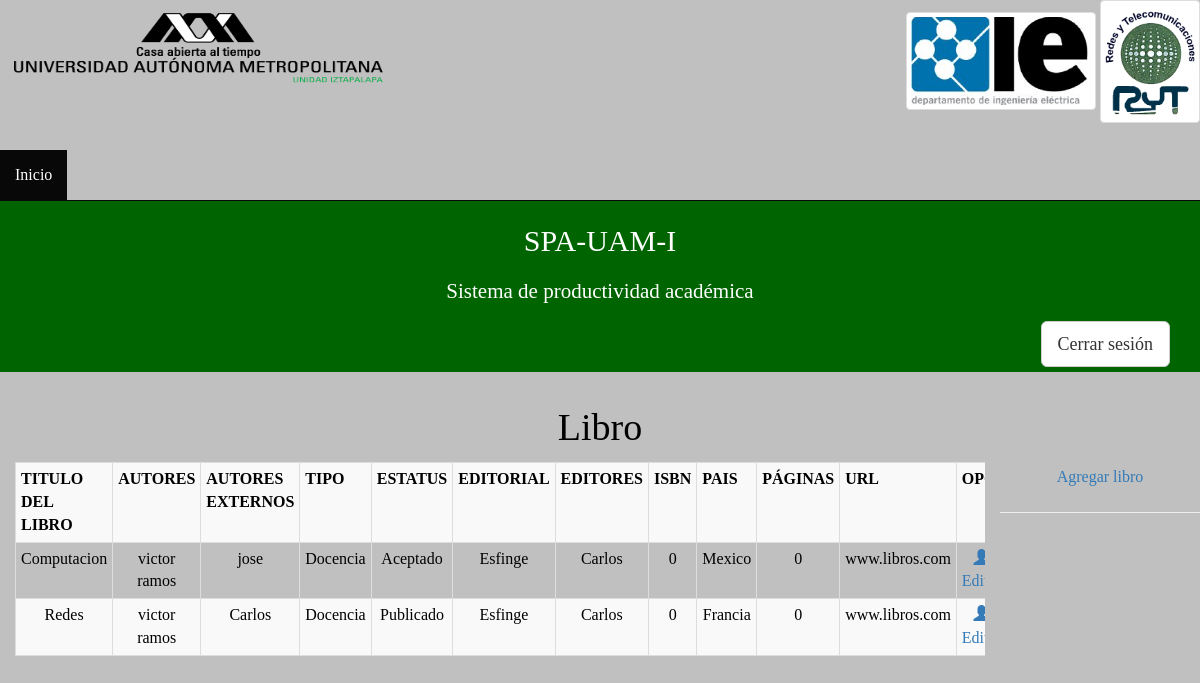
The app's page /index.php/principal_libro/libro with its own data.
### tables this page shows
CREATE TABLE `libro` (
  `id_libro` int(10) NOT NULL,
  `título_del_libro` varchar(100) NOT NULL,
  `autores` varchar(300) NOT NULL,
  `autoresExternos` varchar(500) DEFAULT NULL,
  `tipo` varchar(15) NOT NULL,
  `estatus` varchar(10) NOT NULL,
  `editorial` varchar(50) NOT NULL,
  `editores` varchar(100) NOT NULL,
  `ISBN` int(13) NOT NULL,
  `año` int(5) NOT NULL,
  `país` varchar(30) NOT NULL,
  `páginas` int(10) DEFAULT NULL,
  `URL` varchar(200) NOT NULL
);

### application/controllers/principal_libro.php (called while the page is built, shortened)
<?php
class Principal_Libro extends CI_Controller
{
	function __construct()
	{
		$this->load->model("principal_libro_model");
	}
	public function libro(){
		$Libros = $this->principal_libro_model->getLibros();
		$this->load->view("head/head2");
    	$this->load->view("header/headerMenu");
    	$this->load->view("formularios_libro/tabla_libro", compact("Libros"));
    	$this->load->view("plantilla/footer2");
	}
}
?>

### index.php (called while the page is built, shortened)
<?php
require_once BASEPATH.'core/CodeIgniter.php';

### application/models/principal_libro_model.php (called while the page is built, shortened)
<?php
class Principal_Libro_Model extends CI_Model
{
	public function getLibros(){
		return $this->db->query("SELECT * FROM libro")->result();
	}
}
?>

### application/views/formularios_libro/tabla_libro.php (the view, shortened to what this page needs)
<section class="jumbotron">
  <div class="container">
   <h1 class="titulo">SPA-UAM-I</h1>
   <p>Sistema de productividad académica</p>
    <div class="col-md-17 text-right" >
       <a href="<?= base_url()?>inicio"><button class="btn btn-default btn-lg" type="button" class="botonEntrar"> Cerrar sesión </button></a>
 </div>
  </div>
 </section>
<body>
	<h2>Libro</h2>
	 <a href="<?= base_url()?>principal_libro/"> Agregar libro</a>
	<div class="col-lg-10">
	<div class="table-responsive">
		<table border="1" class="table table-striped table-bordered table-hover table-condensed" class=".table-hover">
			<tr>
			<th>TITULO DEL LIBRO</th>
			<th>AUTORES</th>
			<th>AUTORES EXTERNOS</th>
			<th>TIPO</th>
			<th>ESTATUS</th>
			<th>EDITORIAL</th>
			<th>EDITORES</th>
			<th>ISBN</th>
			<th>PAIS</th>
			<th>PÁGINAS</th>
			<th>URL</th>
			<th colspan="2">OPCIONES</th>
			</tr>
		<?php
			foreach ($Libros as $libro) {
				echo "<tr>"."<td>".$libro->título_del_libro."</td>".
				"<td>".$libro->autores."</td>".
				"<td>".$libro->autoresExternos."</td>".
				"<td>".$libro->tipo."</td>".
				"<td>".$libro->estatus."</td>".
				"<td>".$libro->editorial."</td>".
				"<td>".$libro->editores."</td>".
				"<td>".$libro->ISBN."</td>".
				"<td>".$libro->país."</td>".
				"<td>".$libro->páginas."</td>".
				"<td>".$libro->URL."</td>".
				"<td><a href='editar_Libro/".$libro->id_libro."'><span class='glyphicon glyphicon-user'></span>Editar</a></td>".
				"<td><a href='eliminarLibro/".$libro->id_libro."'><span class='glyphicon glyphicon-user'></span>Eliminar</a></td>".
				"</tr>";
			}
		?>
		</table>
		</div>
		</div>

### application/views/head/head2.php (shortened to what this page needs)
<!DOCTYPE html>
<html lang="en">
<head>
    <link href="<?= base_url()?>plantillas/css/bootstrap.min.css" rel="stylesheet">
    <link rel="stylesheet" type="text/css" href="<?= base_url()?>plantillas/css/estilos2.css">
</head>
 <body>

### application/views/header/headerMenu.php (shortened to what this page needs)
<body>
 <header>
  <nav class="navbar navbar-inverse navbar-static-top" role="navigation" class="container">
    <img src="<?= base_url() ?>plantillas/img/Logo-uam.jpg" class="logouam" width="400" height="100" class="img-responsive" >
    <div class="imagenes">
    <img src="<?= base_url() ?>plantillas/img/logoie.jpg"  class="img-thumbnail" width="190" height="120" >
    <img src="<?= base_url() ?>plantillas/img/logoredes.jpg" class="img-thumbnail"  class="logoredes" width="100" height="120" >
    </div>
    <br><br><br><br><br>
    <div class="collapse navbar-collapse" id="navegacion" >
     <ul class="nav navbar-nav">
      <li class="active" class="menu"><a href="<?= base_url()?>inicio/pagPrincipal">Inicio</a></li>
    </ul>
    </div>
  </nav>
 </header>

### application/views/plantilla/footer2.php (shortened to what this page needs)
<footer class="footer2">
 <hr>
</footer>
</body>
</html>

### plantillas/css/estilos2.css (style rules this page uses)
.navbar { margin-bottom: 0; background-color: #C0C0C0; }
body { font-family: 'Raleway'; font-size: 16px; font-weight: 300; color: black; line-height: 30px; text-align: center; background-color: #C0C0C0; }
.imagenes { float: right; }
.logouam { float: left; }
.jumbotron { background:#006400; color:#fff; padding: 5px 0; }
.jumbotron .titulo { font-size:30px; }
a, a:hover, a:focus { text-decoration: none; }
h1, h2 { margin-top: 10px; font-size: 38px; font-weight: 100; line-height: 50px; }

### records on screen
libro: título_del_libro "Computacion", autores "victor ramos", autoresExternos "jose", tipo "Docencia", estatus "Aceptado", editorial "Esfinge", editores "Carlos", ISBN "0", país "Mexico", páginas "0", URL "www.libros.com"
libro: título_del_libro "Redes", autores "victor ramos", autoresExternos "Carlos", tipo "Docencia", estatus "Publicado", editorial "Esfinge", editores "Carlos", ISBN "0", país "Francia", páginas "0", URL "www.libros.com"
